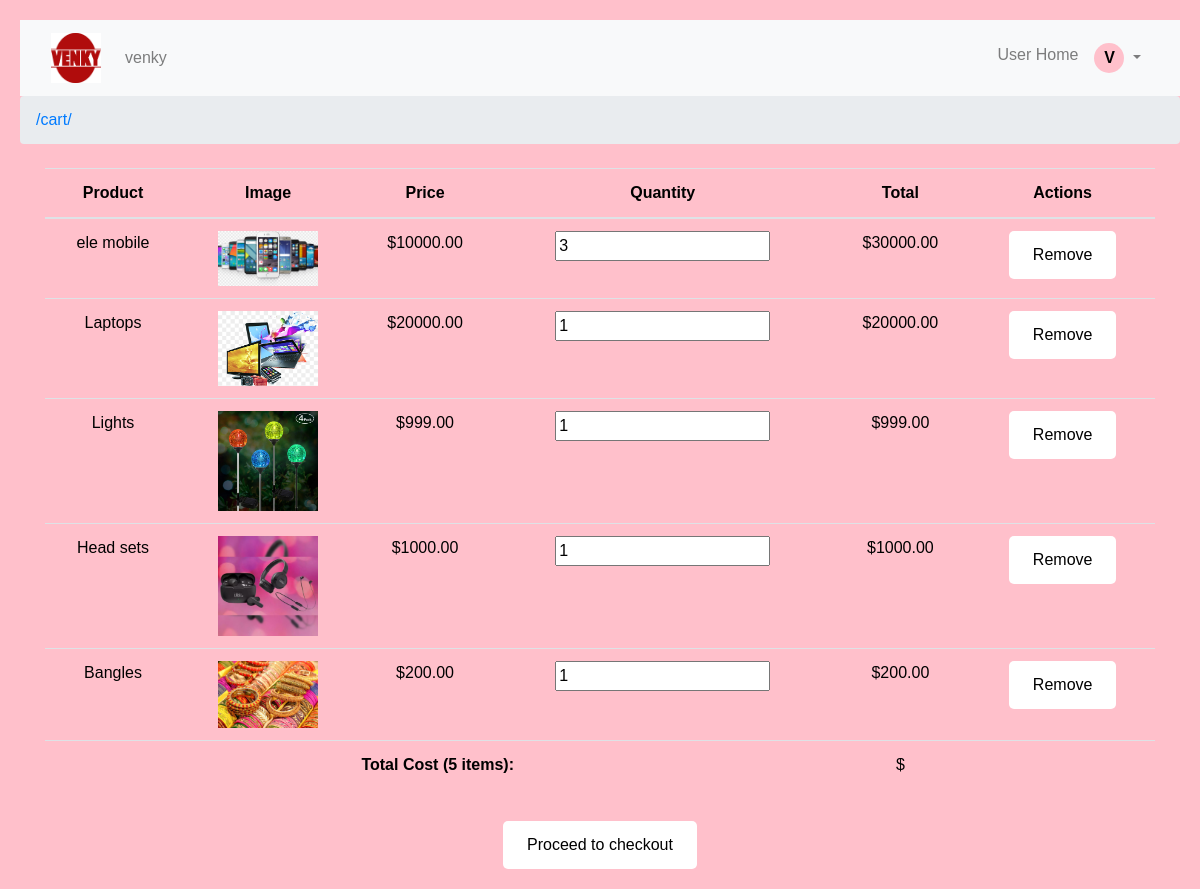
/cart/ (signed in), run on an earlier commit of the app's database.
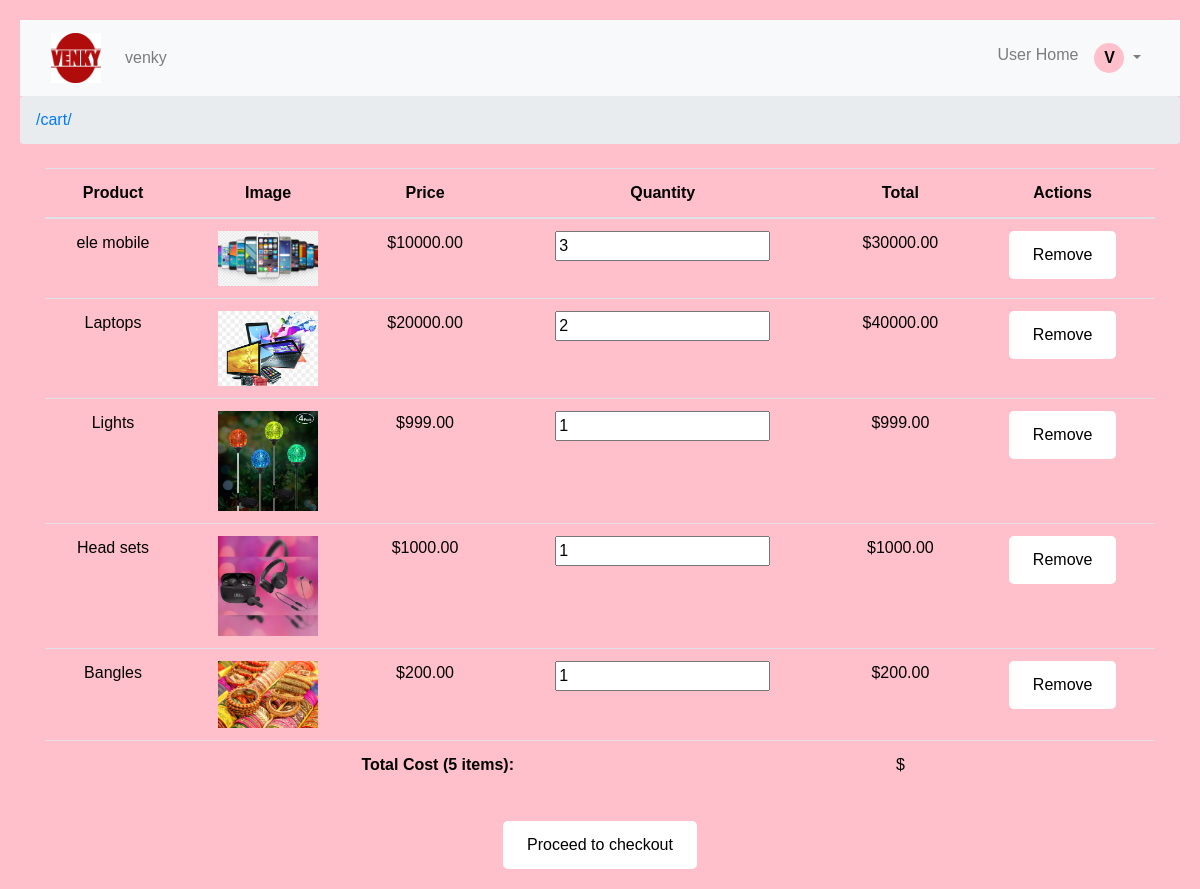
And on a later commit of the database.
### Credentialsapp/models.py (models this page shows, shortened)
class CartItem(models.Model):
    cart = models.ForeignKey(Cart, related_name='cart_items', on_delete=models.CASCADE)
    product = models.ForeignKey(Product, on_delete=models.CASCADE)
    quantity = models.IntegerField(default=1)
    def item_total_cost(self):
        return self.product.price * self.quantity

class Product(models.Model):
    dealer = models.ForeignKey(User, on_delete=models.CASCADE, related_name='products', blank=True, null=True)
    name = models.CharField(max_length=100)
    country = models.CharField(max_length=100)
    quantity = models.PositiveIntegerField(default=0)
    price = models.DecimalField(max_digits=10, decimal_places=2)
    image = models.ImageField(upload_to='product_images/', blank=True, null=True)
    created_at = models.DateTimeField(auto_now_add=True)
    category = models.ForeignKey(Category, on_delete=models.CASCADE, null=True, blank=True)
    is_approved = models.BooleanField(default=False)
    is_rejected = models.BooleanField(default=False)

### Credentialsapp/views.py (the view)
# urls.py: path('cart/', views.view_cart, name='view_cart'),
@login_required
def view_cart(request):
    try:
        cart = Cart.objects.get(user=request.user)
        cart_items = CartItem.objects.filter(cart=cart)
        total_cost = sum(item.item_total_cost() for item in cart_items)
        return render(request, 'view_cart.html', {'cart_items': cart_items, 'total_cost': total_cost})
    except Cart.DoesNotExist:
        messages.warning(request, "Cart does not exist. Please add items to your cart.")
        return redirect('user_home')

### Credentialsapp/templates/view_cart.html (shortened to what this page needs)
{% extends 'base.html' %}
{% block content %}
    <table class="table">
        <thead>
            <tr>
                <th>Product</th>
                <th>Image</th>
                <th>Price</th>
                <th>Quantity</th>
                <th>Total</th>
                <th>Actions</th>
            </tr>
        </thead>
        <tbody>
            {% for cart_item in cart_items %}
                <tr id="cart-item-{{ cart_item.id }}">
                    <td>{{ cart_item.product.name }}</td>
                    <td><img src="{{ cart_item.product.image.url }}" alt="{{ cart_item.product.name }}" style="max-width: 100px;"></td>
                    <td>${{ cart_item.product.price }}</td>
                    <td>
                        <input type="number" name="quantity" value="{{ cart_item.quantity }}" min="1" class="cart-item-quantity" data-cart-item-id="{{ cart_item.id }}" required>
                    </td>
                    <td id="item-total-cost-{{ cart_item.id }}">${{ cart_item.item_total_cost }}</td>
                    <td>
                        <form method="post" action="{% url 'remove_from_cart' cart_item.id %}">
                            <button type="submit" class="btn btn-danger btn-sm">Remove</button>
                        </form>
                    </td>
                </tr>
            {% empty %}
                <tr>
                    <td colspan="6">Your cart is empty.</td>
                </tr>
            {% endfor %}
        </tbody>
        <tfoot>
            <tr>
                <td colspan="4"><strong>Total Cost ({{ cart_items|length }} items):</strong></td>
                <td id="total-cost">${{ cart.total_cost|default_if_none:"0.00" }}</td>
                <td></td>
            </tr>
        </tfoot>
    </table>
    <button id="proceed-payment-btn" type="button" class="btn btn-primary mt-3" onclick="proceedToCheckout()">Proceed to checkout</button>
{% endblock %}

What changed in the data, as far as the page shows it:
changed CartItem "Laptops": quantity "1" → "2"; item_total_cost "20000.00" → "40000.00"
